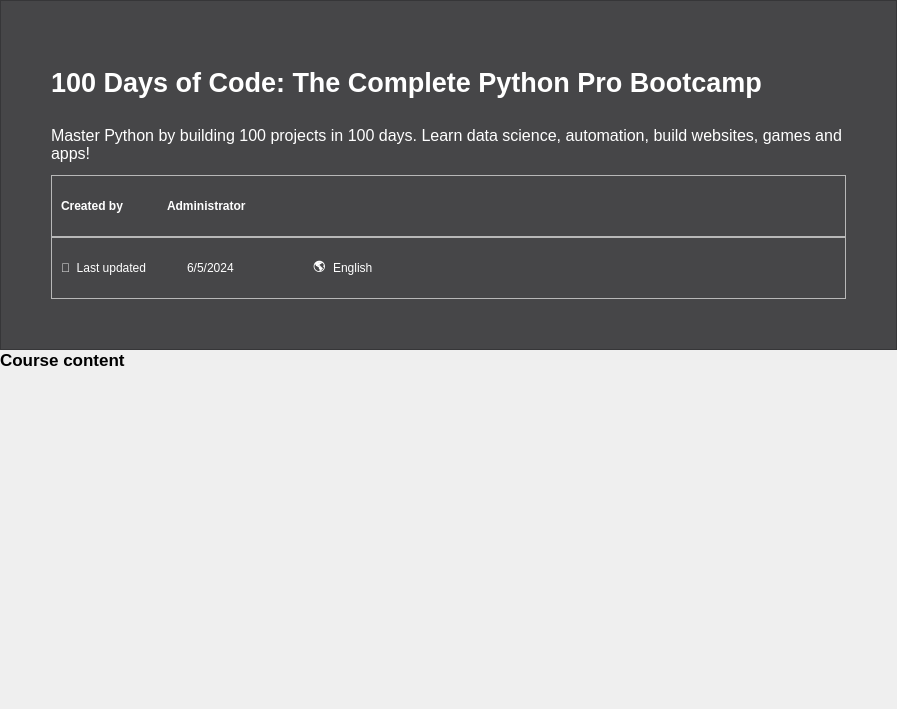
             <widget class="QWidget" name="scrollAreaWidgetContents">
              <property name="geometry">
               <rect>
                <x>0</x>
                <y>0</y>
                <width>897</width>
                <height>709</height>
               </rect>
              </property>
              <property name="styleSheet">
               <string notr="true">QLineEdit {
	padding: 5px;
	border: 1px solid transparent;
	border-radius: 9px;
}

QTextBrowser {
	border: transparent;
}

QPushButton {
	font: bold;
	border: 1px solid #111;
	border-radius: 15px;
	padding: 10px;
}

QPushButton:hover {
	color: #fff;
	background: #c09054;
	border: transparent;
}</string>
              </property>
              <layout class="QVBoxLayout" name="verticalLayout">
               <property name="spacing">
                <number>0</number>
               </property>
               <property name="leftMargin">
                <number>0</number>
               </property>
               <property name="topMargin">
                <number>0</number>
               </property>
               <property name="rightMargin">
                <number>0</number>
               </property>
               <property name="bottomMargin">
                <number>0</number>
               </property>
               <item>
                <widget class="QFrame" name="banner">
                 <property name="minimumSize">
                  <size>
                   <width>0</width>
                   <height>350</height>
                  </size>
                 </property>
                 <property name="maximumSize">
                  <size>
                   <width>16777215</width>
                   <height>350</height>
                  </size>
                 </property>
                 <property name="styleSheet">
                  <string notr="true">#banner {
	background: #464648;
}
QLabel {
	color: rgb(255, 255, 255);
}</string>
                 </property>
                 <property name="frameShape">
                  <enum>QFrame::StyledPanel</enum>
                 </property>
                 <property name="frameShadow">
                  <enum>QFrame::Raised</enum>
                 </property>
                 <layout class="QVBoxLayout" name="verticalLayout_14">
                  <property name="spacing">
                   <number>0</number>
                  </property>
                  <property name="leftMargin">
                   <number>50</number>
                  </property>
                  <property name="topMargin">
                   <number>50</number>
                  </property>
                  <property name="rightMargin">
                   <number>50</number>
                  </property>
                  <property name="bottomMargin">
                   <number>50</number>
                  </property>
                  <item>
                   <widget class="QLabel" name="B_title">
                    <property name="font">
                     <font>
                      <pointsize>20</pointsize>
                      <weight>75</weight>
                      <bold>true</bold>
                     </font>
                    </property>
                    <property name="text">
                     <string>100 Days of Code: The Complete Python Pro Bootcamp</string>
                    </property>
                    <property name="wordWrap">
                     <bool>true</bool>
                    </property>
                   </widget>
                  </item>
                  <item>
                   <widget class="QLabel" name="B_description">
                    <property name="font">
                     <font>
                      <pointsize>12</pointsize>
                      <weight>50</weight>
                      <bold>false</bold>
                     </font>
                    </property>
                    <property name="text">
                     <string>Master Python by building 100 projects in 100 days. Learn data science, automation, build websites, games and apps!</string>
                    </property>
                    <property name="wordWrap">
                     <bool>true</bool>
                    </property>
                   </widget>
                  </item>
                  <item>
                   <widget class="QFrame" name="frame_3">
                    <property name="frameShape">
                     <enum>QFrame::StyledPanel</enum>
                    </property>
                    <property name="frameShadow">
                     <enum>QFrame::Raised</enum>
                    </property>
                    <layout class="QHBoxLayout" name="horizontalLayout_11">
                     <item>
                      <widget class="QLabel" name="Createdby">
                       <property name="maximumSize">
                        <size>
                         <width>100</width>
                         <height>16777215</height>
                        </size>
                       </property>
                       <property name="font">
                        <font>
                         <pointsize>9</pointsize>
                         <weight>75</weight>
                         <bold>true</bold>
                        </font>
                       </property>
                       <property name="text">
                        <string>Created by</string>
                       </property>
                       <property name="wordWrap">
                        <bool>true</bool>
                       </property>
                      </widget>
                     </item>
                     <item>
                      <widget class="QLabel" name="B_author">
                       <property name="font">
                        <font>
                         <pointsize>9</pointsize>
                         <weight>75</weight>
                         <bold>true</bold>
                         <underline>false</underline>
                         <strikeout>false</strikeout>
                        </font>
                       </property>
                       <property name="text">
                        <string>Administrator</string>
                       </property>
                       <property name="wordWrap">
                        <bool>true</bool>
                       </property>
                      </widget>
                     </item>
                    </layout>
                   </widget>
                  </item>
                  <item>
                   <widget class="QFrame" name="frame_4">
                    <property name="frameShape">
                     <enum>QFrame::StyledPanel</enum>
                    </property>
                    <property name="frameShadow">
                     <enum>QFrame::Raised</enum>
                    </property>
                    <layout class="QHBoxLayout" name="horizontalLayout_12">
                     <item>
                      <widget class="QLabel" name="lastupdated">
                       <property name="minimumSize">
                        <size>
                         <width>120</width>
                         <height>0</height>
                        </size>
                       </property>
                       <property name="maximumSize">
                        <size>
                         <width>120</width>
                         <height>16777215</height>
                        </size>
                       </property>
                       <property name="font">
                        <font>
                         <pointsize>9</pointsize>
                         <weight>50</weight>
                         <bold>false</bold>
                        </font>
                       </property>
                       <property name="text">
                        <string>📝  Last updated </string>
                       </property>
                       <property name="wordWrap">
                        <bool>true</bool>
                       </property>
                      </widget>
                     </item>
                     <item>
                      <widget class="QLabel" name="B_date">
                       <property name="minimumSize">
                        <size>
                         <width>120</width>
                         <height>0</height>
                        </size>
                       </property>
                       <property name="maximumSize">
                        <size>
                         <width>150</width>
                         <height>16777215</height>
                        </size>
                       </property>
                       <property name="font">
                        <font>
                         <pointsize>9</pointsize>
                         <weight>50</weight>
                         <bold>false</bold>
                         <underline>false</underline>
                         <strikeout>false</strikeout>
                        </font>
                       </property>
                       <property name="text">
                        <string>6/5/2024</string>
                       </property>
                       <property name="wordWrap">
                        <bool>true</bool>
                       </property>
                      </widget>
                     </item>
                     <item>
                      <widget class="QLabel" name="label_8">
                       <property name="maximumSize">
                        <size>
                         <width>30</width>
                         <height>30</height>
                        </size>
                       </property>
                       <property name="font">
                        <font>
                         <pointsize>9</pointsize>
                         <weight>75</weight>
                         <bold>true</bold>
                         <underline>false</underline>
                         <strikeout>false</strikeout>
                        </font>
                       </property>
                       <property name="text">
                        <string>🌎</string>
                       </property>
                       <property name="wordWrap">
                        <bool>true</bool>
                       </property>
                      </widget>
                     </item>
                     <item>
                      <widget class="QLabel" name="B_language">
                       <property name="minimumSize">
                        <size>
                         <width>150</width>
                         <height>0</height>
                        </size>
                       </property>
                       <property name="maximumSize">
                        <size>
                         <width>150</width>
                         <height>16777215</height>
                        </size>
                       </property>
                       <property name="font">
                        <font>
                         <pointsize>9</pointsize>
                         <weight>50</weight>
                         <bold>false</bold>
                         <underline>false</underline>
                         <strikeout>false</strikeout>
                        </font>
                       </property>
                       <property name="text">
                        <string>English</string>
                       </property>
                       <property name="wordWrap">
                        <bool>true</bool>
                       </property>
                      </widget>
                     </item>
                     <item>
                      <spacer name="horizontalSpacer_7">
                       <property name="orientation">
                        <enum>Qt::Horizontal</enum>
                       </property>
                       <property name="sizeHint" stdset="0">
                        <size>
                         <width>40</width>
                         <height>20</height>
                        </size>
                       </property>
                      </spacer>
                     </item>
                    </layout>
                   </widget>
                  </item>
                 </layout>
                </widget>
               </item>
               <item>
                <widget class="QLabel" name="label_9">
                 <property name="minimumSize">
                  <size>
                   <width>0</width>
                   <height>0</height>
                  </size>
                 </property>
                 <property name="font">
                  <font>
                   <pointsize>13</pointsize>
                   <weight>75</weight>
                   <bold>true</bold>
                  </font>
                 </property>
                 <property name="text">
                  <string>Course content</string>
                 </property>
                 <property name="margin">
                  <number>40</number>
                 </property>
                </widget>
               </item>
               <item>
                <spacer name="verticalSpacer_3">
                 <property name="orientation">
                  <enum>Qt::Vertical</enum>
                 </property>
                 <property name="sizeHint" stdset="0">
                  <size>
                   <width>20</width>
                   <height>40</height>
                  </size>
                 </property>
                </spacer>
               </item>
              </layout>
             </widget>
